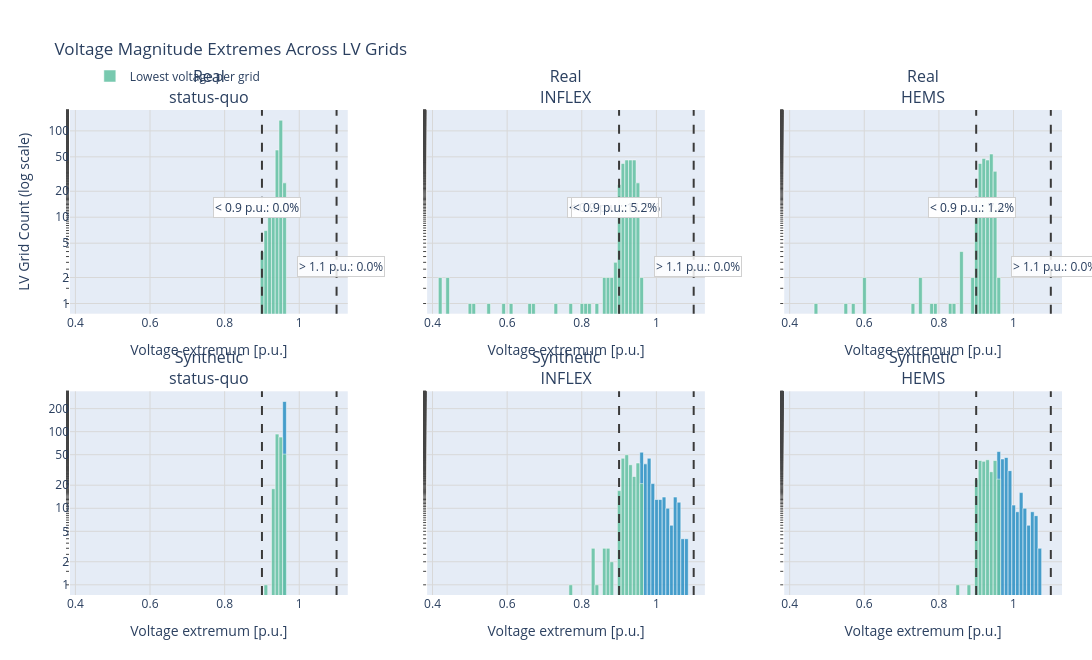

Notebook code cell kept with this figure:
### Markdown cell above
## Voltage extremes

### Code cell
voltage = load_voltage_summaries_for_powerflow_comparison(
    specs_by_source=context["specs_by_source"], excluded_grids=context["excluded_grids"]
)
pooled_voltage = {}
for source, by_case in voltage.items():
    for case, frame in by_case.items():
        pooled_voltage.setdefault(group_network(source), {}).setdefault(case, []).append(frame)
pooled_voltage = {
    network: {case: pd.concat(frames, ignore_index=True) for case, frames in by_case.items()}
    for network, by_case in pooled_voltage.items()
}
plot_voltage_deviation_histogram_comparison(pooled_voltage, lower_limit=0.90, upper_limit=1.10, show=False)

### Figure 1 — Plotly figure (JSON) as saved in the notebook; plotly's stock layout.template omitted (floating-point values rounded to 4 significant figures; data arrays with more than 128 entries replaced by an {"elided": "..."} marker saying what was removed)
{"data": [{"legendgroup": "lowest", "marker": {"color": "#66c2a4", "line": {"color": "white", "width": 0.5}}, "name": "Lowest voltage per grid", "opacity": 0.88, "showlegend": true, "type": "histogram", "x": {"elided": "257 float values"}, "xaxis": "x", "xbins": {"end": 1.13, "size": 0.01, "start": 0.3855}, "yaxis": "y"}, {"legendgroup": "lowest", "marker": {"color": "#66c2a4", "line": {"color": "white", "width": 0.5}}, "name": "Lowest voltage per grid", "opacity": 0.88, "showlegend": false, "type": "histogram", "x": {"elided": "257 float values"}, "xaxis": "x2", "xbins": {"end": 1.13, "size": 0.01, "start": 0.3855}, "yaxis": "y2"}, {"legendgroup": "lowest", "marker": {"color": "#66c2a4", "line": {"color": "white", "width": 0.5}}, "name": "Lowest voltage per grid", "opacity": 0.88, "showlegend": false, "type": "histogram", "x": {"elided": "257 float values"}, "xaxis": "x3", "xbins": {"end": 1.13, "size": 0.01, "start": 0.3855}, "yaxis": "y3"}, {"legendgroup": "highest", "marker": {"color": "#2f92c5", "line": {"color": "white", "width": 0.5}}, "name": "Highest voltage per grid", "opacity": 0.88, "showlegend": false, "type": "histogram", "x": {"elided": "248 float values"}, "xaxis": "x4", "xbins": {"end": 1.13, "size": 0.01, "start": 0.3855}, "yaxis": "y4"}, {"legendgroup": "lowest", "marker": {"color": "#66c2a4", "line": {"color": "white", "width": 0.5}}, "name": "Lowest voltage per grid", "opacity": 0.88, "showlegend": false, "type": "histogram", "x": {"elided": "248 float values"}, "xaxis": "x4", "xbins": {"end": 1.13, "size": 0.01, "start": 0.3855}, "yaxis": "y4"}, {"legendgroup": "highest", "marker": {"color": "#2f92c5", "line": {"color": "white", "width": 0.5}}, "name": "Highest voltage per grid", "opacity": 0.88, "showlegend": false, "type": "histogram", "x": {"elided": "248 float values"}, "xaxis": "x5", "xbins": {"end": 1.13, "size": 0.01, "start": 0.3855}, "yaxis": "y5"}, {"legendgroup": "lowest", "marker": {"color": "#66c2a4", "line": {"color": "white", "width": 0.5}}, "name": "Lowest voltage per grid", "opacity": 0.88, "showlegend": false, "type": "histogram", "x": {"elided": "248 float values"}, "xaxis": "x5", "xbins": {"end": 1.13, "size": 0.01, "start": 0.3855}, "yaxis": "y5"}, {"legendgroup": "highest", "marker": {"color": "#2f92c5", "line": {"color": "white", "width": 0.5}}, "name": "Highest voltage per grid", "opacity": 0.88, "showlegend": false, "type": "histogram", "x": {"elided": "248 float values"}, "xaxis": "x6", "xbins": {"end": 1.13, "size": 0.01, "start": 0.3855}, "yaxis": "y6"}, {"legendgroup": "lowest", "marker": {"color": "#66c2a4", "line": {"color": "white", "width": 0.5}}, "name": "Lowest voltage per grid", "opacity": 0.88, "showlegend": false, "type": "histogram", "x": {"elided": "248 float values"}, "xaxis": "x6", "xbins": {"end": 1.13, "size": 0.01, "start": 0.3855}, "yaxis": "y6"}], "layout": {"annotations": [{"font": {"size": 16}, "showarrow": false, "text": "Real<br>status-quo", "x": 0.14, "xanchor": "center", "xref": "paper", "y": 1, "yanchor": "bottom", "yref": "paper"}, {"font": {"size": 16}, "showarrow": false, "text": "Real<br>INFLEX", "x": 0.5, "xanchor": "center", "xref": "paper", "y": 1, "yanchor": "bottom", "yref": "paper"}, {"font": {"size": 16}, "showarrow": false, "text": "Real<br>HEMS", "x": 0.86, "xanchor": "center", "xref": "paper", "y": 1, "yanchor": "bottom", "yref": "paper"}, {"font": {"size": 16}, "showarrow": false, "text": "Synthetic<br>status-quo", "x": 0.14, "xanchor": "center", "xref": "paper", "y": 0.42, "yanchor": "bottom", "yref": "paper"}, {"font": {"size": 16}, "showarrow": false, "text": "Synthetic<br>INFLEX", "x": 0.5, "xanchor": "center", "xref": "paper", "y": 0.42, "yanchor": "bottom", "yref": "paper"}, {"font": {"size": 16}, "showarrow": false, "text": "Synthetic<br>HEMS", "x": 0.86, "xanchor": "center", "xref": "paper", "y": 0.42, "yanchor": "bottom", "yref": "paper"}, {"bgcolor": "rgba(255,255,255,0.85)", "bordercolor": "#d0d0d0", "borderwidth": 1, "showarrow": false, "text": "< 0.9 p.u.: 0.0%", "x": 0.888, "xref": "x", "y": 0.82, "yref": "paper"}, {"bgcolor": "rgba(255,255,255,0.85)", "bordercolor": "#d0d0d0", "borderwidth": 1, "showarrow": false, "text": "< 0.9 p.u.: 11.7%", "x": 0.888, "xref": "x2", "y": 0.82, "yref": "paper"}, {"bgcolor": "rgba(255,255,255,0.85)", "bordercolor": "#d0d0d0", "borderwidth": 1, "showarrow": false, "text": "< 0.9 p.u.: 7.4%", "x": 0.888, "xref": "x3", "y": 0.82, "yref": "paper"}, {"bgcolor": "rgba(255,255,255,0.85)", "bordercolor": "#d0d0d0", "borderwidth": 1, "showarrow": false, "text": "> 1.1 p.u.: 0.0%", "x": 1.112, "xref": "x4", "y": 0.7, "yref": "paper"}, {"bgcolor": "rgba(255,255,255,0.85)", "bordercolor": "#d0d0d0", "borderwidth": 1, "showarrow": false, "text": "< 0.9 p.u.: 0.0%", "x": 0.888, "xref": "x4", "y": 0.82, "yref": "paper"}, {"bgcolor": "rgba(255,255,255,0.85)", "bordercolor": "#d0d0d0", "borderwidth": 1, "showarrow": false, "text": "> 1.1 p.u.: 0.0%", "x": 1.112, "xref": "x5", "y": 0.7, "yref": "paper"}, {"bgcolor": "rgba(255,255,255,0.85)", "bordercolor": "#d0d0d0", "borderwidth": 1, "showarrow": false, "text": "< 0.9 p.u.: 5.2%", "x": 0.888, "xref": "x5", "y": 0.82, "yref": "paper"}, {"bgcolor": "rgba(255,255,255,0.85)", "bordercolor": "#d0d0d0", "borderwidth": 1, "showarrow": false, "text": "> 1.1 p.u.: 0.0%", "x": 1.112, "xref": "x6", "y": 0.7, "yref": "paper"}, {"bgcolor": "rgba(255,255,255,0.85)", "bordercolor": "#d0d0d0", "borderwidth": 1, "showarrow": false, "text": "< 0.9 p.u.: 1.2%", "x": 0.888, "xref": "x6", "y": 0.82, "yref": "paper"}], "barmode": "overlay", "height": 660, "legend": {"orientation": "h", "x": 0.02, "y": 1.1}, "margin": {"b": 65, "l": 70, "r": 30, "t": 110}, "shapes": [{"line": {"color": "#3a3a3a", "dash": "dash", "width": 2}, "type": "line", "x0": 0.9, "x1": 0.9, "xref": "x", "y0": 0, "y1": 1, "yref": "y domain"}, {"line": {"color": "#3a3a3a", "dash": "dash", "width": 2}, "type": "line", "x0": 1.1, "x1": 1.1, "xref": "x", "y0": 0, "y1": 1, "yref": "y domain"}, {"line": {"color": "#3a3a3a", "dash": "dash", "width": 2}, "type": "line", "x0": 0.9, "x1": 0.9, "xref": "x2", "y0": 0, "y1": 1, "yref": "y2 domain"}, {"line": {"color": "#3a3a3a", "dash": "dash", "width": 2}, "type": "line", "x0": 1.1, "x1": 1.1, "xref": "x2", "y0": 0, "y1": 1, "yref": "y2 domain"}, {"line": {"color": "#3a3a3a", "dash": "dash", "width": 2}, "type": "line", "x0": 0.9, "x1": 0.9, "xref": "x3", "y0": 0, "y1": 1, "yref": "y3 domain"}, {"line": {"color": "#3a3a3a", "dash": "dash", "width": 2}, "type": "line", "x0": 1.1, "x1": 1.1, "xref": "x3", "y0": 0, "y1": 1, "yref": "y3 domain"}, {"line": {"color": "#3a3a3a", "dash": "dash", "width": 2}, "type": "line", "x0": 0.9, "x1": 0.9, "xref": "x4", "y0": 0, "y1": 1, "yref": "y4 domain"}, {"line": {"color": "#3a3a3a", "dash": "dash", "width": 2}, "type": "line", "x0": 1.1, "x1": 1.1, "xref": "x4", "y0": 0, "y1": 1, "yref": "y4 domain"}, {"line": {"color": "#3a3a3a", "dash": "dash", "width": 2}, "type": "line", "x0": 0.9, "x1": 0.9, "xref": "x5", "y0": 0, "y1": 1, "yref": "y5 domain"}, {"line": {"color": "#3a3a3a", "dash": "dash", "width": 2}, "type": "line", "x0": 1.1, "x1": 1.1, "xref": "x5", "y0": 0, "y1": 1, "yref": "y5 domain"}, {"line": {"color": "#3a3a3a", "dash": "dash", "width": 2}, "type": "line", "x0": 0.9, "x1": 0.9, "xref": "x6", "y0": 0, "y1": 1, "yref": "y6 domain"}, {"line": {"color": "#3a3a3a", "dash": "dash", "width": 2}, "type": "line", "x0": 1.1, "x1": 1.1, "xref": "x6", "y0": 0, "y1": 1, "yref": "y6 domain"}], "title": {"text": "Voltage Magnitude Extremes Across LV Grids"}, "width": 1365, "xaxis": {"anchor": "y", "domain": [0, 0.28], "gridcolor": "#d8d8d8", "range": [0.3855, 1.13], "showgrid": true, "title": {"text": "Voltage extremum [p.u.]"}}, "xaxis2": {"anchor": "y2", "domain": [0.36, 0.64], "gridcolor": "#d8d8d8", "range": [0.3855, 1.13], "showgrid": true, "title": {"text": "Voltage extremum [p.u.]"}}, "xaxis3": {"anchor": "y3", "domain": [0.72, 1], "gridcolor": "#d8d8d8", "range": [0.3855, 1.13], "showgrid": true, "title": {"text": "Voltage extremum [p.u.]"}}, "xaxis4": {"anchor": "y4", "domain": [0, 0.28], "gridcolor": "#d8d8d8", "range": [0.3855, 1.13], "showgrid": true, "title": {"text": "Voltage extremum [p.u.]"}}, "xaxis5": {"anchor": "y5", "domain": [0.36, 0.64], "gridcolor": "#d8d8d8", "range": [0.3855, 1.13], "showgrid": true, "title": {"text": "Voltage extremum [p.u.]"}}, "xaxis6": {"anchor": "y6", "domain": [0.72, 1], "gridcolor": "#d8d8d8", "range": [0.3855, 1.13], "showgrid": true, "title": {"text": "Voltage extremum [p.u.]"}}, "yaxis": {"anchor": "x", "domain": [0.58, 1], "gridcolor": "#d8d8d8", "minor": {"ticks": "outside"}, "rangemode": "tozero", "showgrid": true, "tickmode": "array", "ticktext": ["1", "2", "5", "10", "20", "50", "100", "200", "500", "1,000"], "tickvals": [1, 2, 5, 10, 20, 50, 100, 200, 500, 1000], "title": {"text": "LV Grid Count (log scale)"}, "type": "log"}, "yaxis2": {"anchor": "x2", "domain": [0.58, 1], "gridcolor": "#d8d8d8", "matches": "y", "minor": {"ticks": "outside"}, "rangemode": "tozero", "showgrid": true, "showticklabels": false, "tickmode": "array", "ticktext": ["1", "2", "5", "10", "20", "50", "100", "200", "500", "1,000"], "tickvals": [1, 2, 5, 10, 20, 50, 100, 200, 500, 1000], "type": "log"}, "yaxis3": {"anchor": "x3", "domain": [0.58, 1], "gridcolor": "#d8d8d8", "matches": "y", "minor": {"ticks": "outside"}, "rangemode": "tozero", "showgrid": true, "showticklabels": false, "tickmode": "array", "ticktext": ["1", "2", "5", "10", "20", "50", "100", "200", "500", "1,000"], "tickvals": [1, 2, 5, 10, 20, 50, 100, 200, 500, 1000], "type": "log"}, "yaxis4": {"anchor": "x4", "domain": [0, 0.42], "gridcolor": "#d8d8d8", "minor": {"ticks": "outside"}, "rangemode": "tozero", "showgrid": true, "tickmode": "array", "ticktext": ["1", "2", "5", "10", "20", "50", "100", "200", "500", "1,000"], "tickvals": [1, 2, 5, 10, 20, 50, 100, 200, 500, 1000], "type": "log"}, "yaxis5": {"anchor": "x5", "domain": [0, 0.42], "gridcolor": "#d8d8d8", "matches": "y4", "minor": {"ticks": "outside"}, "rangemode": "tozero", "showgrid": true, "showticklabels": false, "tickmode": "array", "ticktext": ["1", "2", "5", "10", "20", "50", "100", "200", "500", "1,000"], "tickvals": [1, 2, 5, 10, 20, 50, 100, 200, 500, 1000], "type": "log"}, "yaxis6": {"anchor": "x6", "domain": [0, 0.42], "gridcolor": "#d8d8d8", "matches": "y4", "minor": {"ticks": "outside"}, "rangemode": "tozero", "showgrid": true, "showticklabels": false, "tickmode": "array", "ticktext": ["1", "2", "5", "10", "20", "50", "100", "200", "500", "1,000"], "tickvals": [1, 2, 5, 10, 20, 50, 100, 200, 500, 1000], "type": "log"}}}
